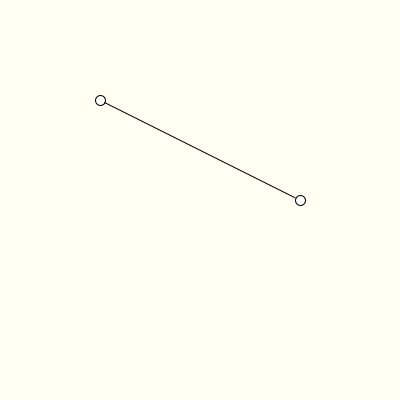
Frame 1 (no input)
Frame 60 (the mouse pressed at the canvas centre just before this capture): identical to frame 1, image omitted
Frame 120 (the mouse held since frame 60 and released just before this capture): identical to frame 1, image omitted

The Processing sketch that drew this single still picture (run headless with seeded random() and noise(); from frame 60 on, the mouse is pressed at the canvas centre):

// Processing sketch: hooke02_length_direction
// ── hooke02_length_direction.pde
PVector p1, p2;
void setup(){
  size(400,400);
  p1 = new PVector(100,100);
  p2 = new PVector(300,200);
}
void draw(){
  background(#FFFFF2);
  line(p1.x, p1.y, p2.x, p2.y);
  ellipse(p1.x, p1.y, 10, 10);
  ellipse(p2.x, p2.y, 10, 10);
  float len = dist(p1.x, p1.y, p2.x, p2.y);
  PVector v = PVector.sub(p2, p1);
  v.normalize(); //長度為1的單位向量
}
